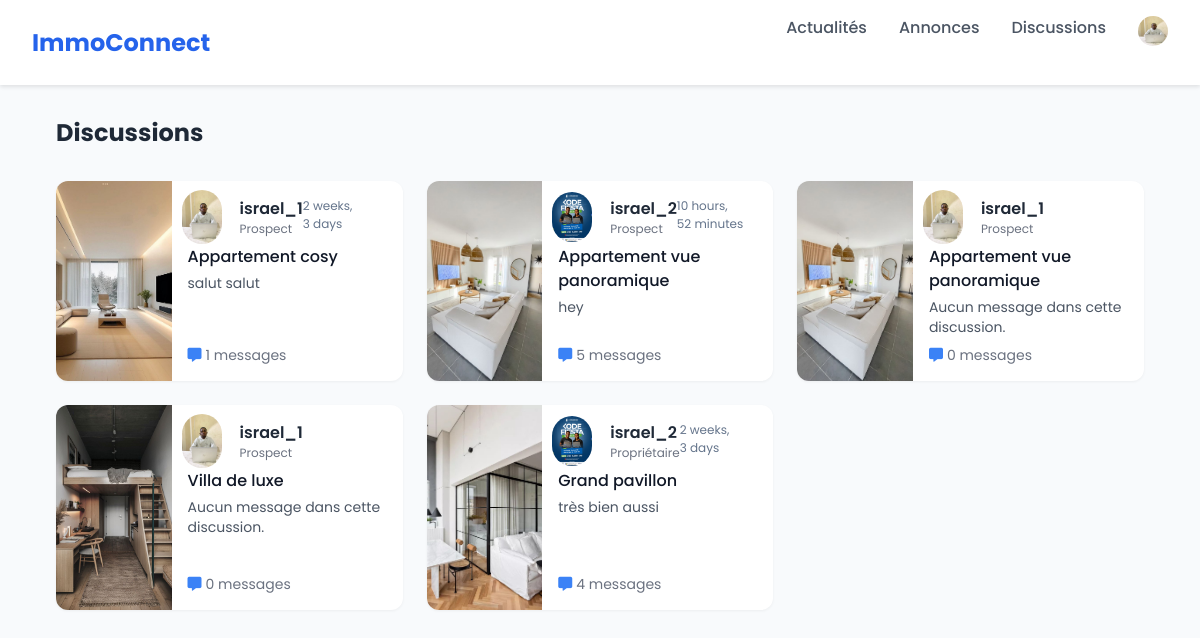
The page /messagerie/discussions/ (signed in) on the database its author committed.
### authentification/models.py (models this page shows)
class User(AbstractUser):
    profile_photo = models.ImageField(blank=True, null=True, upload_to='profile_images/')
    phone_number = models.CharField(max_length=10, blank=True, null=True)

### messagerie/models.py (models this page shows, shortened)
class Discussion(models.Model):
    listing = models.ForeignKey(Listing, on_delete=models.CASCADE, related_name="discussions")  # ✅ Lien avec l’annonce
    owner = models.ForeignKey(settings.AUTH_USER_MODEL, on_delete=models.CASCADE, related_name="owned_discussions")  # ✅ Propriétaire du bien
    client = models.ForeignKey(settings.AUTH_USER_MODEL, on_delete=models.CASCADE, related_name="client_discussions")  # ✅ Client qui initie la discussion
    created_at = models.DateTimeField(auto_now_add=True)  # ✅ Date de création
    def last_message(self):
        return self.messages.order_by("-timestamp").first()  # ✅ Dernier message de la discussion

class Message(models.Model):
    discussion = models.ForeignKey(Discussion, on_delete=models.CASCADE, related_name="messages")  # ✅ Lien avec la discussion
    sender = models.ForeignKey(settings.AUTH_USER_MODEL, on_delete=models.CASCADE, related_name="sent_messages")  # ✅ Expéditeur
    receiver = models.ForeignKey(settings.AUTH_USER_MODEL, on_delete=models.CASCADE, related_name="received_messages")  # ✅ Destinataire
    content = models.TextField()  # ✅ Contenu du message
    timestamp = models.DateTimeField(auto_now_add=True)  # ✅ Date d'envoi

### hzone_app/models.py (models this page shows)
class Listing(models.Model):
    TRANSACTION_CHOICES = [
        ('vente', 'Vente'),
        ('location', 'Location'),
    ]
    PROPERTY_TYPE_CHOICES = [
        ('maison', 'Maison'),
        ('appartement', 'Appartement'),
        ('terrain', 'Terrain')
    ]
    OUTDOOR_CHOICES = [
        ('oui', 'Oui'),
        ('non', 'Non'),
    ]
    owner = models.ForeignKey(User, on_delete=models.CASCADE)
    transaction_type = models.CharField(max_length=20, choices=TRANSACTION_CHOICES)
    property_type = models.CharField(max_length=50, choices=PROPERTY_TYPE_CHOICES)
    title = models.fields.CharField(max_length=100)
    surface = models.DecimalField(max_digits=10, decimal_places=2)
    number_of_piece = models.IntegerField()
    outdoor_space = models.CharField(max_length=3, choices=OUTDOOR_CHOICES)
    city = models.CharField()
    district = models.CharField()
    street = models.CharField(blank=True, null=True)
    street_number = models.CharField()
    description = models.TextField()
    price = models.BigIntegerField()
    create_at = models.DateTimeField(auto_now_add=True)

class ListingImage(models.Model):
    listing = models.ForeignKey(Listing, on_delete=models.CASCADE, related_name='images')
    image = models.ImageField(upload_to='listing_images/')
    uploaded_at = models.DateTimeField(auto_now_add=True)

### messagerie/views.py (the view)
# urls.py: path('messagerie/discussions/', messagerie.views.list_discussions, name='list_discussions'),
@login_required
def list_discussions(request):
    discussions = Discussion.objects.filter(owner=request.user) | Discussion.objects.filter(client=request.user)
    for discussion in discussions:
        discussion.last_message = discussion.last_message()  # ✅ Ajoute la récupération du dernier message
    return render(request, 'messagerie/discussions.html', {
        'discussions': discussions,
    })

### messagerie/templates/messagerie/discussions.html (shortened to what this page needs)
{% extends 'hzone/app_base.html' %}
{% load static %}
{% block content %}
    <div class="max-w-6xl mx-auto px-4 sm:px-6 lg:px-8 py-8">
        <div class="flex justify-between items-center mb-8">
            <h1 class="text-2xl font-bold text-gray-800">Discussions</h1>
        </div>
        <div class="grid grid-cols-1 md:grid-cols-2 lg:grid-cols-3 gap-6">
            {% for discussion in discussions %}
                <a href="{% url 'chat_view' discussion.listing.id discussion.client.username %}" class="discussion-card bg-white rounded-xl overflow-hidden flex flex-col h-full relative">
                    <div class="flex-grow flex">
                        <div class="w-1/3 relative overflow-hidden">
                            <img src="{{ discussion.listing.images.first.image.url|default:'https://via.placeholder.com/150' }}" alt="{{ discussion.listing.title }}" class="property-image">
                        </div>
                        <div class="w-2/3 p-4 flex flex-col">
                            <div class="flex justify-between items-start mb-2">
                                <div class="flex items-center">
                                    <div class="avatar rounded-full mr-3">
                                        {% if request.user == discussion.owner %}
                                            {% if discussion.client.profile_photo and discussion.client.profile_photo.name %}
                                                <img src="{{ discussion.client.profile_photo.url }}" alt="Photo de {{ discussion.client.username }}" class="rounded-full mr-3">
                                            {% else %}
                                                <img src="https://via.placeholder.com/150" alt="Avatar par défaut" class="rounded-full mr-3">
                                            {% endif %}
                                        {% else %}
                                            {% if discussion.owner.profile_photo and discussion.owner.profile_photo.name %}
                                                <img src="{{ discussion.owner.profile_photo.url }}" alt="Photo de {{ discussion.owner.username }}" class="rounded-full mr-3">
                                            {% else %}
                                                <img src="https://via.placeholder.com/150" alt="Avatar par défaut" class="rounded-full mr-3">
                                            {% endif %}
                                        {% endif %}
                                    </div>
                                    <div>
                                        <h3 class="font-semibold text-gray-800">
                                            {% if request.user == discussion.owner %}
                                                {{ discussion.client.username }}
                                            {% else %}
                                                {{ discussion.owner.username }}
                                            {% endif %}
                                        </h3>
                                        <p class="text-xs text-gray-500">
                                            {% if request.user == discussion.owner %}
                                                Prospect
                                            {% else %}
                                                Propriétaire
                                            {% endif %}
                                        </p>
                                    </div>
                                </div>
                                <span class="time-ago">{{ discussion.last_message.timestamp|timesince }}</span>
                            </div>
                            <h4 class="font-medium text-gray-900 mb-1">{{ discussion.listing.title }}</h4>
                            <p class="text-sm text-gray-600 last-message mb-2">
                                {% if discussion.last_message %}
                                    {{ discussion.last_message.content }}
                                {% else %}
                                    Aucun message dans cette discussion.
                                {% endif %}
                            </p>
                            <div class="mt-auto flex items-center text-sm text-gray-500">
                                <i class="fas fa-comment-alt mr-1 text-blue-500"></i>
                                <span>{{ discussion.messages.count }} messages</span>
                            </div>
                        </div>
                    </div>
                </a>
            {% endfor %}
        </div>
    </div>
{% endblock %}

### hzone/templates/hzone/app_base.html (shortened to what this page needs)
{% load static %}
<!DOCTYPE html>
<html lang="fr">
<head>
    <link rel="stylesheet" href="https://cdnjs.cloudflare.com/ajax/libs/font-awesome/6.4.0/css/all.min.css">
    <link rel="stylesheet" href="{% static 'hzone_app/css/styles.css' %}">
    <link rel="stylesheet" href="https://cdnjs.cloudflare.com/ajax/libs/font-awesome/6.4.0/css/all.min.css">
    <script src="https://cdn.tailwindcss.com"></script>
</head>
<body>
    <nav class="navbar">
        <div class="nav-content">
            <a href="{% url 'home' %}" class="logo">ImmoConnect</a>
            <div class="nav-links">
                <a href="{% url 'home' %}">Actualités</a>
                <a href="{% url 'listings' %}">Annonces</a>
                <a href="{% url 'list_discussions' %}">Discussions</a>
                <form method="post" action="{% url 'logout' %}">
                    {% if request.user.profile_photo %}
                        <button type="submit" style="border: none; background-color: transparent; cursor: pointer;"><img src="{{ request.user.profile_photo.url }}" alt="Photo de profil" class="profile-photo"></button>
                    {% else %}
                        <button type="submit" class="btn btn-danger">Logout</button>
                    {% endif %}
                </form>
            </div>
        </div>
    </nav>
    {% block content %}
    {% endblock %}
</body>
</html>

### hzone_app/static/hzone_app/css/styles.css (style rules this page uses)
:root { --first : #FFD600; --second : #DC0914; --third : #6E6E6E; --fourth : #BEBEBE; --fifth : #570307; }
* { margin:0; padding:0; box-sizing: border-box; font-family: 'Poppins', sans-serif; }
body { background-color: #f5f5f5; }
.navbar { background-color: white; padding: 1rem 2rem; box-shadow: 0 2px 4px rgba(0,0,0,0.1); position: sticky; top: 0; z-index: 1000; animation: slideIn 0.5s ease-out; }
.nav-content { max-width: 1200px; margin: 0 auto; display: flex; justify-content: space-between; align-items: center; position: relative; }
.logo { color: #2563eb; font-size: 1.5rem; font-weight: 700; text-decoration: none; transition: transform 0.3s ease; }
.nav-links { display: flex; gap: 2rem; }
.nav-links a { text-decoration: none; color: #4b5563; font-weight: 500; transition: all 0.3s ease; position: relative; }
.nav-links a::after { content: ''; position: absolute; width: 0; height: 2px; bottom: -4px; left: 0; background-color: #2563eb; transition: width 0.3s ease; }
.profile-photo { width: 30px; height: 30px; overflow: hidden; border-radius: 50%; margin-bottom: 1rem; }

### messagerie/templates/messagerie/discussions.html (style rules this page uses)
body { font-family: 'Inter', sans-serif; background-color: #f8fafc; }
.discussion-card { transition: all 0.2s ease; box-shadow: 0 1px 3px rgba(0, 0, 0, 0.05); }
.property-image { height: 100%; min-height: 120px; object-fit: cover; transition: transform 0.3s ease; }
.avatar { width: 40px; height: 40px; display: flex; align-items: center; justify-content: center; font-weight: 600; color: white; }
.time-ago { font-size: 0.75rem; color: #64748b; }
.last-message { display: -webkit-box; -webkit-line-clamp: 2; -webkit-box-orient: vertical; overflow: hidden; text-overflow: ellipsis; }

### rows shown on the page
User: user.profile_photo (picture)
Discussion: listing.images.first.image (picture), client.profile_photo (picture), client.username "israel_1", shows "Prospect", last_message.timestamp "2 weeks, 3 days", listing "Appartement cosy", last_message.content "salut salut", messages.count "1"
Discussion: listing.images.first.image (picture), client.profile_photo (picture), client.username "israel_2", shows "Prospect", last_message.timestamp "10 hours, 52 minutes", listing "Appartement vue panoramique", last_message.content "hey", messages.count "5"
Discussion: listing.images.first.image (picture), client.profile_photo (picture), client.username "israel_1", shows "Prospect", listing "Appartement vue panoramique", shows "Aucun message dans cette discussion.", messages.count "0"
Discussion: listing.images.first.image (picture), client.profile_photo (picture), client.username "israel_1", shows "Prospect", listing "Villa de luxe", shows "Aucun message dans cette discussion.", messages.count "0"
Discussion: listing.images.first.image (picture), owner.profile_photo (picture), owner.username "israel_2", shows "Propriétaire", last_message.timestamp "2 weeks, 3 days", listing "Grand pavillon", last_message.content "très bien aussi", messages.count "4"
